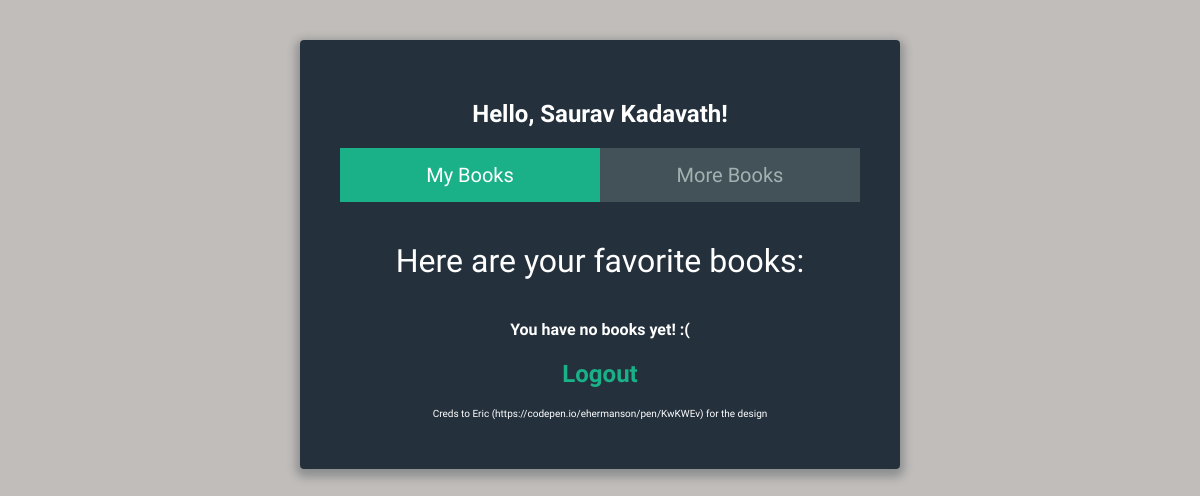
Page /user_page/ (signed in) on the earlier database version.
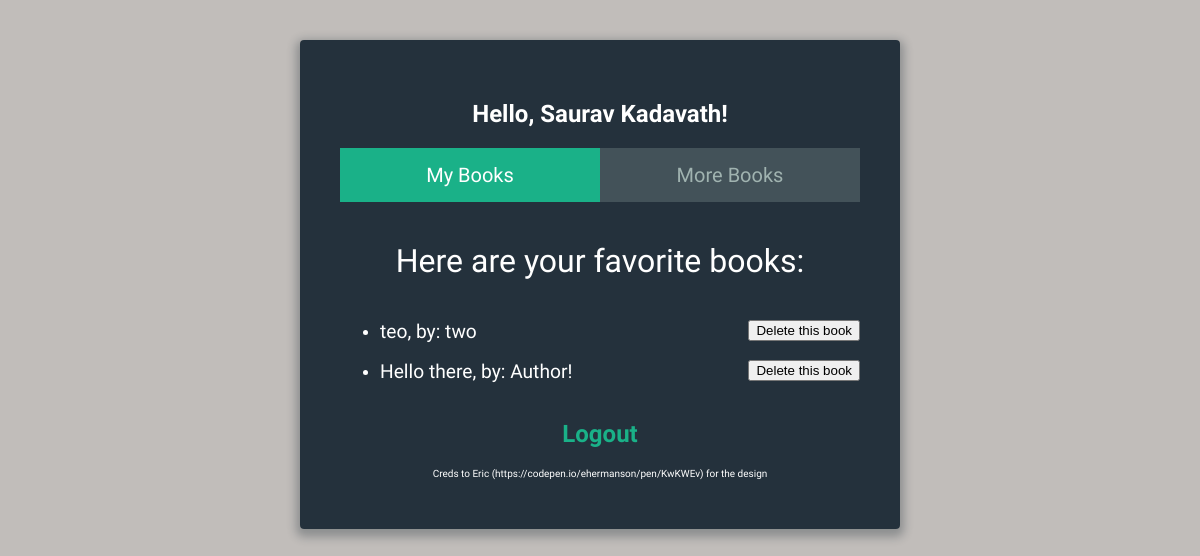
Same page on the later database version.
### user_page/models.py (models this page shows, shortened)
class Book(models.Model):
	title  = models.CharField(max_length=400)
	author = models.CharField(max_length=400)

### user_page/views.py (the view)
def index(request):
	if not request.user.is_authenticated:
		not_authenticated_html = "<h1>Welcome to the user page. You are not authenticated</h1>"
		not_authenticated_html += "<h2><a href='/login'> You can log in here. </a></h2>"
		not_authenticated_html += "<p>In order to see cool stuff, you'll need to log in.</p>"
		return HttpResponse(not_authenticated_html)
	else:
		if len(request.user.favorited_books.all()) == 0:
			template = loader.get_template('user_page/index.html')
			context = {
				'logged_in_user' : request.user.first_name + " " + request.user.last_name,
				'no_books_message' : 'You have no books yet! :('
			}
			return HttpResponse(template.render(context, request))
		else:
			template = loader.get_template('user_page/index.html')
			context = {
				'logged_in_user' : request.user.first_name + " " + request.user.last_name,
				'books' : request.user.favorited_books.all()
			}
			return HttpResponse(template.render(context, request))

### user_page/templates/user_page/index.html (shortened to what this page needs)
<!DOCTYPE html>
{% load static from staticfiles %}
{% static "user_page/css/main.css" as main_css %}
<html>
	<head>
		<link rel="stylesheet" href="https://cdnjs.cloudflare.com/ajax/libs/normalize/5.0.0/normalize.min.css">
		<link rel="stylesheet" type="text/css" href="{{ main_css }}">
	</head>
	<body>
		<div class="form">
			{% if logged_in_user %}
				<h2 class="logout"> Hello, {{ logged_in_user }}! </h2>
			{% endif %}
			<ul class="tab-group">
				<li class="tab active"><a href="#my_books">My Books</a></li>
				<li class="tab"><a href="#fav_books">More Books</a></li>
			</ul>
	        <div class="tab-content">
		        <div id="my_books">
		        	<h1>Here are your favorite books:</h1>
		        	{% if no_books_message %}
						<h4 class="logout"> {{ no_books_message }} </h4>
		        	{% endif %}
		        	{% if books %}
		        		<ul class="bookul">
			        		{% for book in books %}
			        			<li class="book_details">
			        				<div class="book_title inline">
				        				{{ book.title }}, by: {{book.author}}
			        				</div>
			        				<div class="book_remove_div inline">
			        					<button class="book_remove_button" pk="{{book.pk}}"> Delete this book </button>
			        				</div>
			        			</li>
			        		{% endfor %}
		        		</ul>
		        	{% endif %}
	        	</div>
	    	</div>
	    	<h2 class="logout"> <a href="/login/logout"> Logout </a> </h2>
	    	<p class="creds"> Creds to Eric (https://codepen.io/ehermanson/pen/KwKWEv) for the design </p>
		</div>
	</body>
</html>

### user_page/static/user_page/css/main.css (style rules this page uses)
*, *:before, *:after { box-sizing: border-box; }
html { overflow-y: scroll; }
body { background: #c1bdba; font-family: 'Titillium Web', sans-serif; }
a { text-decoration: none; color: #1ab188; -webkit-transition: .5s ease; transition: .5s ease; }
.form { background: rgba(19, 35, 47, 0.9); padding: 40px; max-width: 600px; margin: 40px auto; border-radius: 4px; box-shadow: 0 4px 10px 4px rgba(19, 35, 47, 0.3); }
.tab-group { list-style: none; padding: 0; margin: 0 0 40px 0; }
.tab-group:after { content: ""; display: table; clear: both; }
.tab-group li a { display: block; text-decoration: none; padding: 15px; background: rgba(160, 179, 176, 0.25); color: #a0b3b0; font-size: 20px; float: left; width: 50%; text-align: center; cursor: pointer; -webkit-transition: .5s ease; transition: .5s ease; }
.tab-group .active a { background: #1ab188; color: #ffffff; }
h1 { text-align: center; color: #ffffff; font-weight: 300; margin: 0 0 40px; }
.creds { color: #FFFFFF; text-align: center; font-size: 10px; }
.logout { width: 100%; text-align: center; color: #FFFFFF; }
.inline { display: inline; }
.book_remove_div { float: right; }
.book_details { height: 40px; color: #FFFFFF; }
.book_title { font-size: 120%; }

Differences in the rows shown:
added Book: title "teo", author "two"
added Book: title "Hello there", author "Author!"
Other differences:
{{ no_books_message }}: "You have no books yet! :(" → (not shown)
